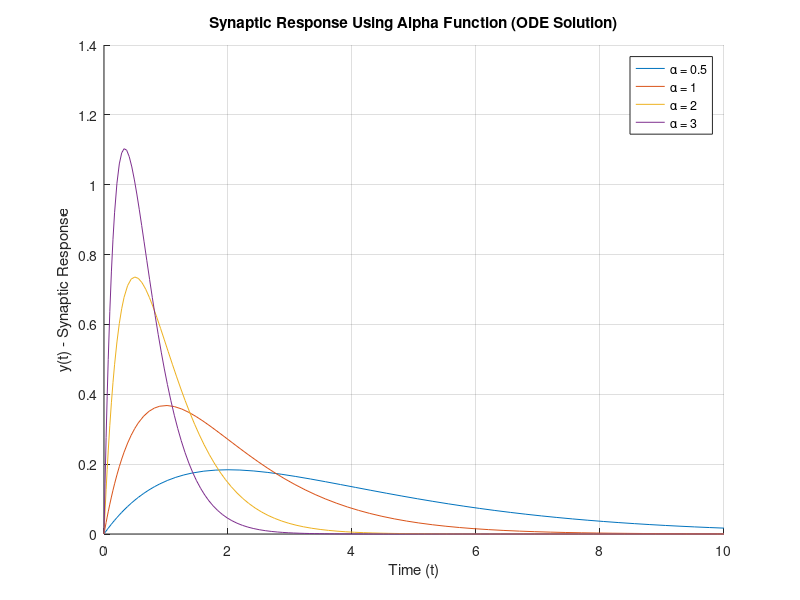

Reproduce this figure in MATLAB.
% Define the time span
tspan = [0 10];

% Define the set of alpha values to explore
alpha_values = [0.5, 1, 2, 3];

% Create a figure
figure;
hold on;

% Loop through different alpha values
for i = 1:length(alpha_values)
    alpha = alpha_values(i);
    
    % Define initial conditions
    y0 = [0; alpha^2];  % [y(0), y'(0)]
    
    % Define the system as a first-order ODE system
    % Let y1 = y, y2 = dy/dt => dy1/dt = y2, dy2/dt = -2*alpha*y2 - alpha^2*y1
    odeFunc = @(t, Y) [Y(2); -2*alpha*Y(2) - alpha^2*Y(1)];
    
    % Solve using ode45
    [t, Y] = ode45(odeFunc, tspan, y0);
    
    % Plot the solution
    plot(t, Y(:,1), 'DisplayName', ['\alpha = ', num2str(alpha)]);
end

% Customize the plot
xlabel('Time (t)');
ylabel('y(t) - Synaptic Response');
title('Synaptic Response Using Alpha Function (ODE Solution)');
legend show;
grid on;
hold off;
